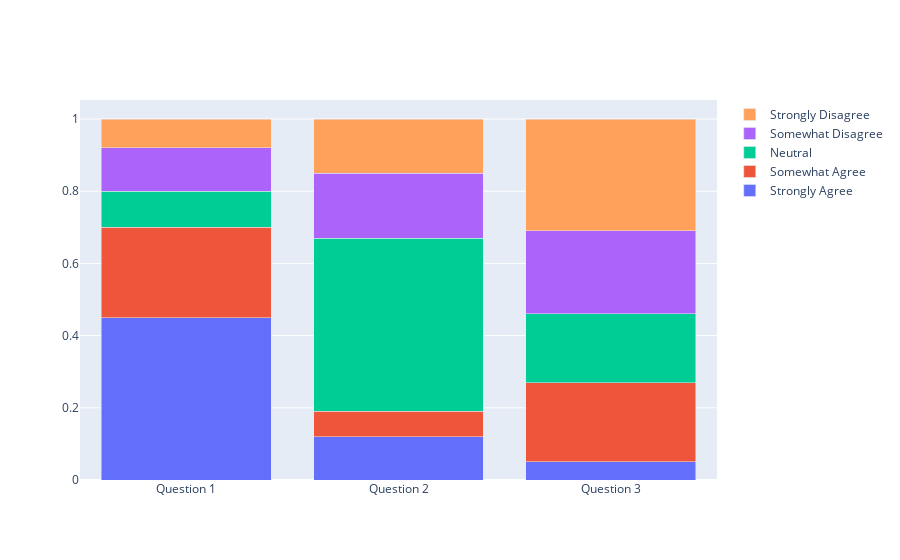

Here is the notebook cell this chart was saved with:
### Code cell
import plotly.graph_objects as go


fig = go.Figure(data=[
    go.Bar(name='Strongly Agree', x=df2.Question, y=df2['Strongly Agree']),
    go.Bar(name='Somewhat Agree', x=df2.Question, y=df2['Somewhat Agree']),
    go.Bar(name='Neutral', x=df2.Question, y=df2['Neutral']),
    go.Bar(name='Somewhat Disagree', x=df2.Question, y=df2['Somewhat Disagree']),
    go.Bar(name='Strongly Disagree', x=df2.Question, y=df2['Strongly Disagree'])
])
# Change the bar mode
fig.update_layout(barmode='stack')
fig.show()

### Figure 1 — Plotly figure (JSON) as saved in the notebook; plotly's stock layout.template omitted (floating-point values rounded to 4 significant figures)
{"data": [{"name": "Strongly Agree", "type": "bar", "x": ["Question 1", "Question 2", "Question 3"], "y": [0.45, 0.12, 0.05]}, {"name": "Somewhat Agree", "type": "bar", "x": ["Question 1", "Question 2", "Question 3"], "y": [0.25, 0.07, 0.22]}, {"name": "Neutral", "type": "bar", "x": ["Question 1", "Question 2", "Question 3"], "y": [0.1, 0.48, 0.19]}, {"name": "Somewhat Disagree", "type": "bar", "x": ["Question 1", "Question 2", "Question 3"], "y": [0.12, 0.18, 0.23]}, {"name": "Strongly Disagree", "type": "bar", "x": ["Question 1", "Question 2", "Question 3"], "y": [0.08, 0.15, 0.31]}], "layout": {"autosize": true, "barmode": "stack", "xaxis": {"autorange": true, "range": [-0.5, 2.5], "type": "category"}, "yaxis": {"autorange": true, "range": [0, 1.053], "type": "linear"}}}
